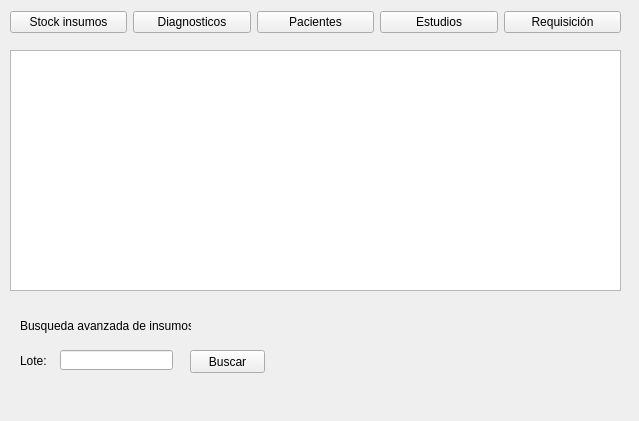
<?xml version="1.0" encoding="UTF-8"?>
<ui version="4.0">
 <class>userForm</class>
 <widget class="QWidget" name="userForm">
  <property name="geometry">
   <rect>
    <x>0</x>
    <y>0</y>
    <width>639</width>
    <height>421</height>
   </rect>
  </property>
  <property name="windowTitle">
   <string>Form</string>
  </property>
  <widget class="QTableView" name="databaseTableView">
   <property name="geometry">
    <rect>
     <x>10</x>
     <y>50</y>
     <width>611</width>
     <height>241</height>
    </rect>
   </property>
  </widget>
  <widget class="QStackedWidget" name="stackedWidget">
   <property name="geometry">
    <rect>
     <x>20</x>
     <y>310</y>
     <width>601</width>
     <height>101</height>
    </rect>
   </property>
   <widget class="QWidget" name="stacked1">
    <widget class="QLabel" name="label">
     <property name="geometry">
      <rect>
       <x>0</x>
       <y>0</y>
       <width>171</width>
       <height>31</height>
      </rect>
     </property>
     <property name="text">
      <string>Busqueda avanzada de insumos:</string>
     </property>
    </widget>
    <widget class="QLabel" name="label_2">
     <property name="geometry">
      <rect>
       <x>0</x>
       <y>40</y>
       <width>47</width>
       <height>21</height>
      </rect>
     </property>
     <property name="text">
      <string>Lote:</string>
     </property>
    </widget>
    <widget class="QLineEdit" name="lineEdit">
     <property name="geometry">
      <rect>
       <x>40</x>
       <y>40</y>
       <width>113</width>
       <height>20</height>
      </rect>
     </property>
    </widget>
    <widget class="QPushButton" name="pushButton_2">
     <property name="geometry">
      <rect>
       <x>170</x>
       <y>40</y>
       <width>75</width>
       <height>23</height>
      </rect>
     </property>
     <property name="text">
      <string>Buscar</string>
     </property>
    </widget>
   </widget>
   <widget class="QWidget" name="stacked2">
    <widget class="QLabel" name="label_3">
     <property name="geometry">
      <rect>
       <x>0</x>
       <y>40</y>
       <width>47</width>
       <height>21</height>
      </rect>
     </property>
     <property name="text">
      <string>ID doctor:</string>
     </property>
    </widget>
    <widget class="QLineEdit" name="lineEdit_2">
     <property name="geometry">
      <rect>
       <x>60</x>
       <y>40</y>
       <width>113</width>
       <height>20</height>
      </rect>
     </property>
    </widget>
    <widget class="QLabel" name="label_4">
     <property name="geometry">
      <rect>
       <x>0</x>
       <y>0</y>
       <width>201</width>
       <height>31</height>
      </rect>
     </property>
     <property name="text">
      <string>Busqueda avanzada de diagnosticos:</string>
     </property>
    </widget>
    <widget class="QPushButton" name="pushButton_3">
     <property name="geometry">
      <rect>
       <x>190</x>
       <y>40</y>
       <width>75</width>
       <height>23</height>
      </rect>
     </property>
     <property name="text">
      <string>Buscar</string>
     </property>
    </widget>
   </widget>
   <widget class="QWidget" name="stacked3">
    <widget class="QLabel" name="label_5">
     <property name="geometry">
      <rect>
       <x>0</x>
       <y>40</y>
       <width>111</width>
       <height>21</height>
      </rect>
     </property>
     <property name="text">
      <string>Número de paciente:</string>
     </property>
    </widget>
    <widget class="QLineEdit" name="lineEdit_3">
     <property name="geometry">
      <rect>
       <x>110</x>
       <y>40</y>
       <width>113</width>
       <height>20</height>
      </rect>
     </property>
    </widget>
    <widget class="QLabel" name="label_6">
     <property name="geometry">
      <rect>
       <x>0</x>
       <y>0</y>
       <width>171</width>
       <height>31</height>
      </rect>
     </property>
     <property name="text">
      <string>Busqueda avanzada de pacientes:</string>
     </property>
    </widget>
    <widget class="QPushButton" name="pushButton_4">
     <property name="geometry">
      <rect>
       <x>240</x>
       <y>40</y>
       <width>75</width>
       <height>23</height>
      </rect>
     </property>
     <property name="text">
      <string>Buscar</string>
     </property>
    </widget>
   </widget>
   <widget class="QWidget" name="stacked4">
    <widget class="QLabel" name="label_7">
     <property name="geometry">
      <rect>
       <x>0</x>
       <y>40</y>
       <width>101</width>
       <height>21</height>
      </rect>
     </property>
     <property name="text">
      <string>Número de estudio:</string>
     </property>
    </widget>
    <widget class="QLineEdit" name="lineEdit_4">
     <property name="geometry">
      <rect>
       <x>110</x>
       <y>40</y>
       <width>113</width>
       <height>20</height>
      </rect>
     </property>
    </widget>
    <widget class="QLabel" name="label_8">
     <property name="geometry">
      <rect>
       <x>0</x>
       <y>0</y>
       <width>171</width>
       <height>31</height>
      </rect>
     </property>
     <property name="text">
      <string>Busqueda avanzada de estudios:</string>
     </property>
    </widget>
    <widget class="QPushButton" name="pushButton_5">
     <property name="geometry">
      <rect>
       <x>240</x>
       <y>40</y>
       <width>75</width>
       <height>23</height>
      </rect>
     </property>
     <property name="text">
      <string>Buscar</string>
     </property>
    </widget>
   </widget>
  </widget>
  <widget class="QWidget" name="layoutWidget">
   <property name="geometry">
    <rect>
     <x>10</x>
     <y>10</y>
     <width>611</width>
     <height>25</height>
    </rect>
   </property>
   <layout class="QHBoxLayout" name="horizontalLayout">
    <item>
     <widget class="QPushButton" name="displaySubjectPB">
      <property name="text">
       <string>Stock insumos</string>
      </property>
     </widget>
    </item>
    <item>
     <widget class="QPushButton" name="displaySubjectPB_2">
      <property name="text">
       <string>Diagnosticos</string>
      </property>
     </widget>
    </item>
    <item>
     <widget class="QPushButton" name="pushButton">
      <property name="text">
       <string>Pacientes</string>
      </property>
     </widget>
    </item>
    <item>
     <widget class="QPushButton" name="displaySubjectPB_3">
      <property name="text">
       <string>Estudios</string>
      </property>
     </widget>
    </item>
    <item>
     <widget class="QPushButton" name="resetTablePB">
      <property name="text">
       <string>Requisición</string>
      </property>
     </widget>
    </item>
   </layout>
  </widget>
 </widget>
 <resources/>
 <connections/>
</ui>
